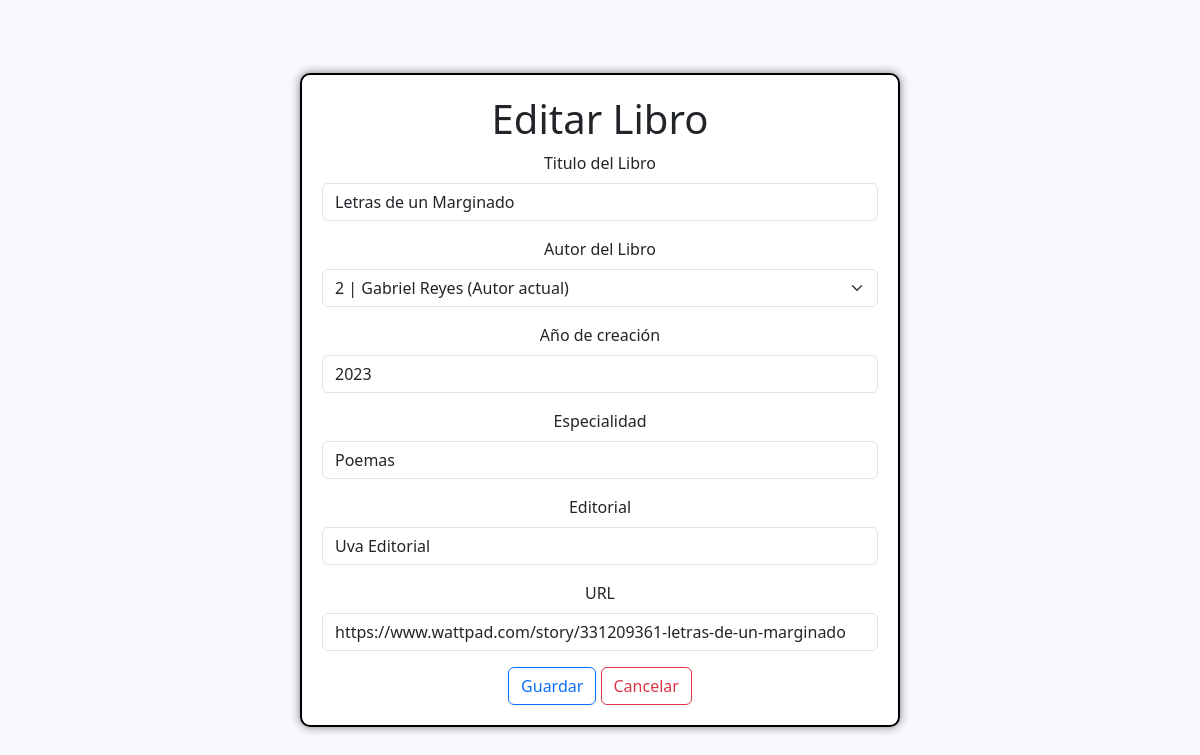
The app's page /Lab07/libro/update.php?id=4 with its own data.
### tables this page shows
CREATE TABLE `libro` (
  `libro_id` int(11) NOT NULL,
  `titulo` varchar(150) NOT NULL,
  `autor_id` int(11) NOT NULL,
  `anio` int(11) NOT NULL,
  `especialidad` varchar(60) DEFAULT NULL,
  `editorial` varchar(60) DEFAULT NULL,
  `link` varchar(250) DEFAULT NULL
);

### Lab07/libro/update.php (the view, shortened to what this page needs)
<?php
$conexion = conectar();
$libro_id = $_GET['id'];
$query = $conexion ->prepare("SELECT * FROM libro WHERE libro_id = '$libro_id'");
$query -> execute();
$resultado = $query -> get_result();
$libro = mysqli_fetch_array($resultado);
$titulo = $libro['titulo'];
$autor_id = $libro['autor_id'];
$anio = $libro['anio'];
$especialidad = $libro['especialidad'];
$editorial = $libro['editorial'];
$url = $libro['link'];
?>
<!DOCTYPE html>
<html lang="es">
<head>
    <link href="https://cdn.jsdelivr.net/npm/bootstrap@5.3.0-alpha3/dist/css/bootstrap.min.css" rel="stylesheet">
</head>
<body>
    <div class="container">
    <h1>Editar Libro</h1>
    <form  name="formCreate" action="update_libro.php" method="POST">
        <div class="mb-3">
            <label for="titulo" class="form-label">Titulo del Libro</label>
            <input type="text" class="form-control"name="titulo" placeholder="Nombre del libro" value="<?php echo $titulo ?>" maxlength= "150" required>
        </div>
        <div class="mb-3">
                <?php
                    $query_nombre_autor = "SELECT autor_id, CONCAT(autor_id,' | ',nombres, ' ', ape_paterno) AS nombre_autor FROM autor WHERE autor_id = $autor_id";
                    $result_nombre_autor = mysqli_query($conexion, $query_nombre_autor);
                    $autor_nombre = mysqli_fetch_array($result_nombre_autor);
                    $nombre = $autor_nombre['nombre_autor'];
                    echo "<label for='autor_id' class='form-label'>Autor del Libro </label>";
                    echo "<select name='autor_id' id='autor_id' class='form-select' value='<?php echo $autor_id >'>";
                    echo "<option selected value= $autor_id >$nombre  (Autor actual)</option>";
                ?>
            </select>
        </div>
        <div class="mb-3">
            <label for="anio" class="form-label">Año de creación</label>
            <input type="number" class="form-control" name="anio" placeholder="Año de creación del libro" value="<?php echo $anio ?>" maxlength= "4" required>
        </div>
        <div class="mb-3">
            <label for="especialidad" class="form-label">Especialidad</label>
            <input type="text" class="form-control"name="especialidad" placeholder="Editorial del libro" value="<?php echo $especialidad ?>" maxlength= "60" >
        </div>
        <div class="mb-3">
            <label for="editorial" class="form-label">Editorial</label>
            <input type="text" class="form-control"name="editorial" placeholder="Editorial del libro" value="<?php echo $editorial ?>" maxlength= "60">
        </div>
        <div class="mb-3">
            <label for="url" class="form-label">URL</label>
            <input type="text" class="form-control"name="url" placeholder="Enlace al libro" value="<?php echo $url ?>" maxlength= "250">
        </div>
            <button class="btn btn-outline-primary" type="submit">Guardar</button>
            <a class="btn btn-outline-danger" type="button" href="read_libro.php">Cancelar</a>
    </div>
</body>
</html>

### Lab07/libro/update.php (style rules this page uses)
body { background-color: ghostwhite ; display: flex; justify-content: center; align-items: center; height: 100vh; }
.container { background-color: white; border-radius: 10px; padding: 20px; text-align: center; border: 2px solid #000000; box-shadow: 0px 0px 10px 0px rgba(0,0,0,0.5); max-width: 50%; }

### records on screen
libro: titulo "Letras de un Marginado", autor_id "2 | Gabriel Reyes (Autor actual)", anio "2023", especialidad "Poemas", editorial "Uva Editorial", url "https://www.wattpad.com/story/331209361-letras-de-un-marginado"
